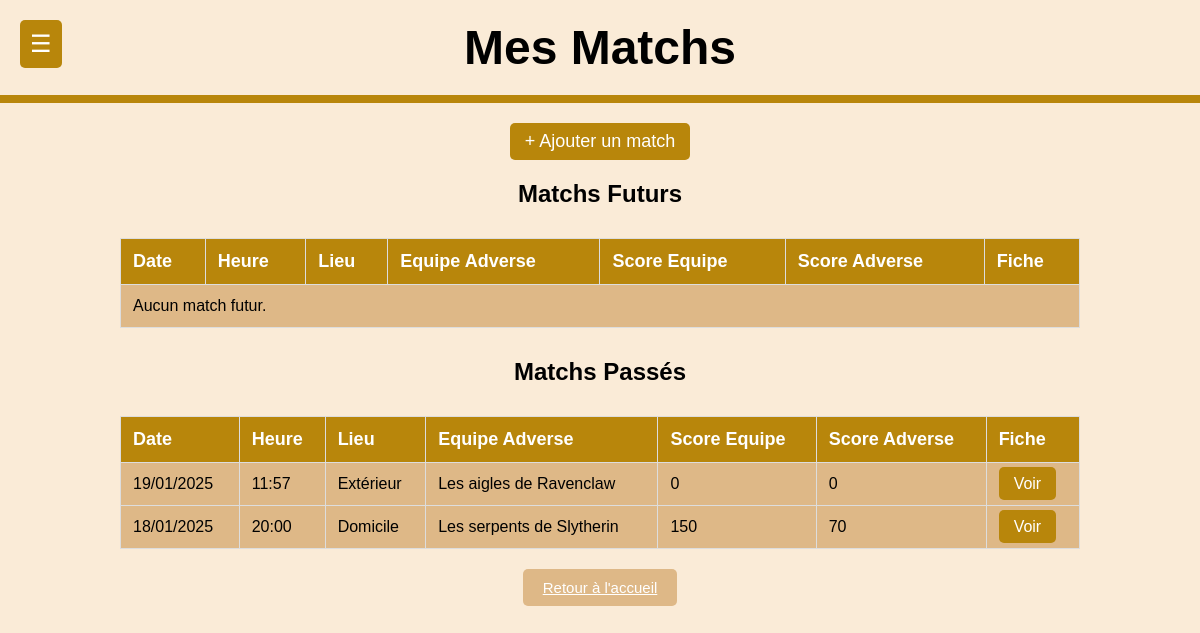
The page /php/pages/PageMatch.php on the database as committed earlier.
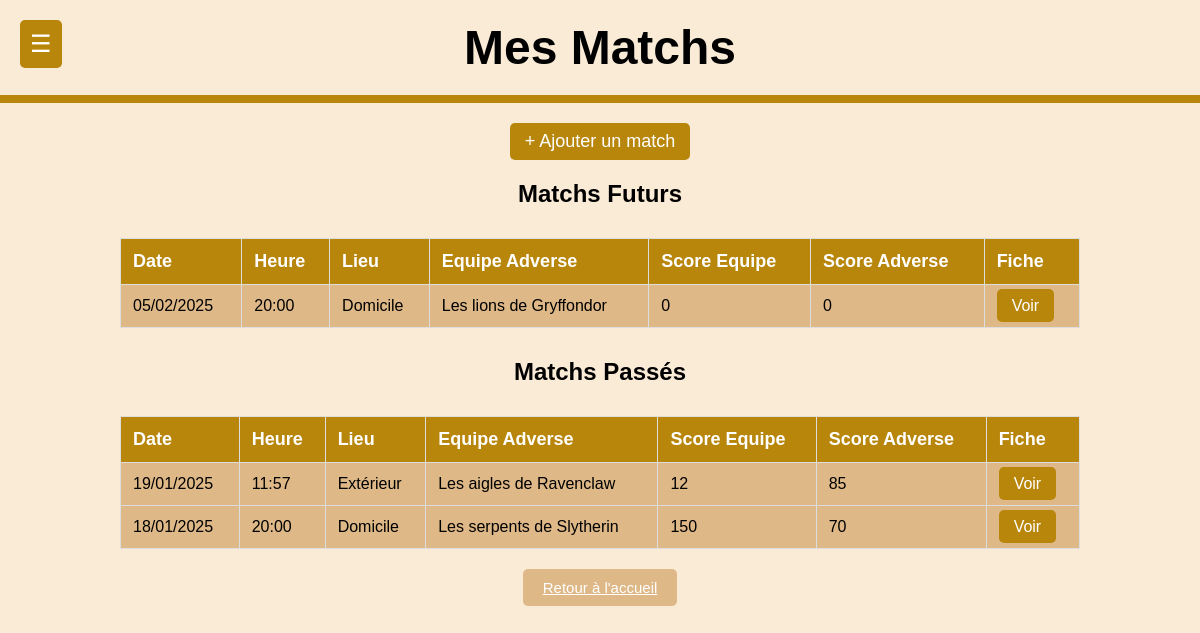
The same page on the database as committed later.
### tables this page shows
CREATE TABLE IF NOT EXISTS Match_(
   Id_Match INT AUTO_INCREMENT,
   Date_Match DATE,
   Heure TIME,
   Nom_Equipe_Adverse VARCHAR(30) ,
   Lieu_Rencontre ENUM('Domicile', 'Extérieur') DEFAULT 'Domicile',
   Resultat_Equipe INT,
   Resultat_Equipe_Adverse INT,
   PRIMARY KEY(Id_Match)
);

### php/requetesSql.php (called while the page is built, shortened)
<?php
        $select_match_desc ="SELECT Date_Match, Heure, Lieu_Rencontre, Nom_Equipe_Adverse, Resultat_Equipe, Resultat_Equipe_Adverse, Id_Match FROM Match_ ORDER BY Date_Match DESC";
?>

### php/pages/PageMatch.php (the view, shortened to what this page needs)
<?php
require('../bd/ConnexionBD.php');
require('../requetesSql.php');
$stmt = $linkpdo->query($select_match_desc);
$matchs = $stmt->fetchAll(PDO::FETCH_ASSOC);
$matchsFuturs = [];
$matchsPasses = [];
$dateActuelle = new DateTime();
foreach ($matchs as $match) {
    $dateMatch = new DateTime($match['Date_Match']);
    if ($dateMatch >= $dateActuelle) {
        $matchsFuturs[] = $match;
    } else {
        $matchsPasses[] = $match;
    }
}
?>
<!DOCTYPE html>
<html lang="fr">
<head>
    <link href="../css/Match.css" rel="stylesheet">
</head>
<body>
<header>Mes Matchs</header>
<div class="menu-container">
    <button class="menu-button">☰</button>
</div>
<a href="AjouterMatch.php" class="btn btn-ajouter">+ Ajouter un match</a>
<h2>Matchs Futurs</h2>
<table>
    <thead>
        <tr>
            <th>Date</th>
            <th>Heure</th>
            <th>Lieu</th>
            <th>Equipe Adverse</th>
            <th>Score Equipe</th>
            <th>Score Adverse</th>
            <th>Fiche</th>
        </tr>
    </thead>
    <tbody>
        <?php if (empty($matchsFuturs)): ?>
            <tr><td colspan="7">Aucun match futur.</td></tr>
        <?php else: ?>
            <?php foreach ($matchsFuturs as $match): ?>
            <tr>
                <td><?= htmlspecialchars(date('d/m/Y', strtotime($match['Date_Match']))); ?></td>
                <td><?= htmlspecialchars(date('H:i', strtotime($match['Heure']))); ?></td>
                <td><?= htmlspecialchars($match['Lieu_Rencontre'] ?? 'Inconnu'); ?></td>
                <td><?= htmlspecialchars($match['Nom_Equipe_Adverse'] ?? 'Inconnu'); ?></td>
                <td><?= htmlspecialchars($match['Resultat_Equipe'] ?? '0'); ?></td>
                <td><?= htmlspecialchars($match['Resultat_Equipe_Adverse'] ?? '0'); ?></td>
                <td>
                    <a href="FicheMatch.php?id=<?= $match['Id_Match']; ?>" class="btn">Voir</a>
                </td>
            </tr>
            <?php endforeach; ?>
        <?php endif; ?>
    </tbody>
</table>
<h2>Matchs Passés</h2>
<table>
    <thead>
        <tr>
            <th>Date</th>
            <th>Heure</th>
            <th>Lieu</th>
            <th>Equipe Adverse</th>
            <th>Score Equipe</th>
            <th>Score Adverse</th>
            <th>Fiche</th>
        </tr>
    </thead>
    <tbody>
        <?php if (empty($matchsPasses)): ?>
            <tr><td colspan="7">Aucun match passé.</td></tr>
        <?php else: ?>
            <?php foreach ($matchsPasses as $match): ?>
            <tr>
                <td><?= htmlspecialchars(date('d/m/Y', strtotime($match['Date_Match']))); ?></td>
                <td><?= htmlspecialchars(date('H:i', strtotime($match['Heure']))); ?></td>
                <td><?= htmlspecialchars($match['Lieu_Rencontre'] ?? 'Inconnu'); ?></td>
                <td><?= htmlspecialchars($match['Nom_Equipe_Adverse'] ?? 'Inconnu'); ?></td>
                <td><?= htmlspecialchars($match['Resultat_Equipe'] ?? '0'); ?></td>
                <td><?= htmlspecialchars($match['Resultat_Equipe_Adverse'] ?? '0'); ?></td>
                <td>
                    <a href="FicheMatch.php?id=<?= $match['Id_Match']; ?>" class="btn">Voir</a>
                </td>
            </tr>
            <?php endforeach; ?>
        <?php endif; ?>
    </tbody>
</table>
<a class="return" href="PageAccueil.php">Retour à l'accueil</a>
</body>
</html>

### php/css/Match.css (style rules this page uses)
body { font-family: Arial, sans-serif; text-align: center; margin: 0; padding: 0; background-color: antiquewhite; }
header { background-color: antiquewhite; padding: 20px; font-size: 48px; font-weight: bold; border-bottom: 8px solid darkgoldenrod; }
.btn-ajouter { display: inline-block; text-decoration: none; background-color: darkgoldenrod; color: white; padding: 10px 20px; margin-top: 20px; font-size: 18px; border-radius: 5px; transition: background-color 0.3s ease; }
table { width: 80%; margin: 30px auto; border-collapse: collapse; }
th, td { padding: 12px; text-align: left; border: 1px solid #ddd; }
th { background-color: darkgoldenrod; color: white; font-size: 18px; }
td { background-color: burlywood; }
a.btn { text-decoration: none; color: white; padding: 8px 15px; background-color: darkgoldenrod; border-radius: 5px; transition: background-color 0.3s ease; }
.return { padding: 10px 20px; background-color: burlywood; color: white; border: none; cursor: pointer; border-radius: 5px; font-size: 15px; margin-top: 20px; transition: background-color 0.2s ease; }
.menu-container { position: absolute; top: 20px; left: 20px; }
.menu-button { background-color: darkgoldenrod; color: white; padding: 10px; border: none; border-radius: 5px; cursor: pointer; font-size: 24px; }

Rows that differ between the two databases and show on the page:
added match_: Date_Match "05/02/2025", Heure "20:00", Lieu_Rencontre "Domicile", Nom_Equipe_Adverse "Les lions de Gryffondor", Resultat_Equipe "0", Resultat_Equipe_Adverse "0", shown under "Matchs Futurs"
changed match_ "Extérieur": Resultat_Equipe "0" → "12"; Resultat_Equipe_Adverse "0" → "85"
Other text that changed with them:
text no longer shown: "Aucun match futur."
